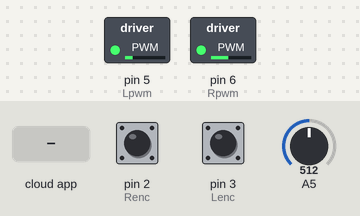
Bench run of a sketch on a simulated Arduino Uno, built with avr-gcc and run on an emulated ATmega328P. On the bench: switched loads named in the sketch (green lamp = pin HIGH). The inputs (shaded band) are chosen by the test bench; at power-on: pin 2 (Renc) HIGH, pin 3 (Lenc) HIGH, A5 = 512. The ROS host is connected and sends only what is stated.

Above: at 1.25 s.
1.3 s: the phone or cloud app sets control_effort to -100
At 2.86 s:
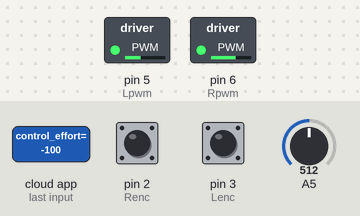
4.3 s: the phone or cloud app sets control_effort to 0
At 4.47 s:
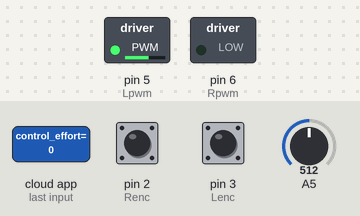
7.3 s: the phone or cloud app sets control_effort to 100
At 8.0 s:
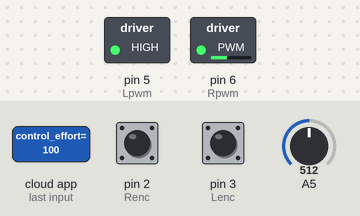
9.2 s: the phone or cloud app sets control_effort to -100
At 10.4 s:
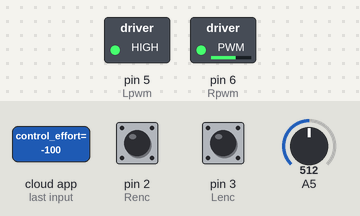
Timing chart, 0 to 11.7 s (numbered marks = the images above; inputs shaded):
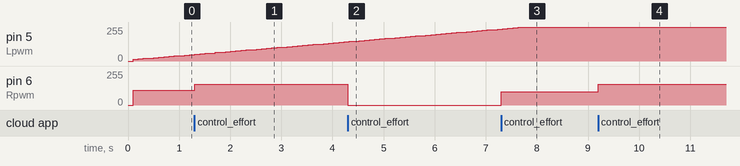

The sketch:

two_motors_ros_PID.ino
```cpp
#include <PID_v1.h>

#include<ros.h>
#include<geometry_msgs/Twist.h>
#include<std_msgs/Float64.h>

#define Renc 2
#define Lenc 3
#define Rpwm 6
#define Lpwm 5


std_msgs:: Float64 rspeed_msg;
std_msgs:: Float64 lspeed_msg;
std_msgs:: Float64 setpoint_msg;
std_msgs:: Float64 lpid_msg;
std_msgs:: Float64 rpid_msg;

std_msgs:: Float64 effort_msg;

int a=110;

void callback (const std_msgs::Float64 &effort_msg)
{
   a  = effort_msg.data;


  }

ros:: Subscriber<std_msgs::Float64> get_sped("control_effort", &callback);


ros:: Publisher right_motor("/state", &rspeed_msg);
ros:: Publisher left_motor("/motor_speeds/left_motor",&lspeed_msg);
ros::Publisher setpoint_pub("/setpoint",& setpoint_msg);


ros:: NodeHandle nd;


volatile unsigned long Rcounter =0, Lcounter =0; int RRPM =0, LRPM =0;
int dt = 100; double ppr = 640; // 20 * 32  --> double
double setpoint, rinput, loutput, kp = 0.06, kd = 0, ki = 0.2;
double routput, linput;
unsigned long prev_time = millis();
unsigned long new_time = millis();


PID right_mtr_ctrl (&rinput, &routput, &setpoint, kp, ki, kd, DIRECT);

PID left_mtr_ctrl (&linput, &loutput, &setpoint, kp, ki, kd, DIRECT);


void rencoder()
{

  Rcounter ++;

  }

void lencoder()
{

  Lcounter ++;

  }


void setup() {
  // put your setup code here, to run once:
pinMode(Renc,INPUT_PULLUP);pinMode(Lenc,INPUT_PULLUP);pinMode(Rpwm,OUTPUT);pinMode(Lpwm,OUTPUT);

attachInterrupt(digitalPinToInterrupt(2),rencoder,CHANGE);
attachInterrupt(digitalPinToInterrupt(3),rencoder,CHANGE);

//Serial.begin(57600);


 right_mtr_ctrl.SetMode(AUTOMATIC);
 left_mtr_ctrl.SetMode(AUTOMATIC);

nd.initNode();
nd.advertise(right_motor);
nd.advertise(left_motor);

nd.advertise(setpoint_pub);
 nd.subscribe(get_sped);


}

void loop() {
  // put your main code here, to run repeatedly:

new_time = millis();
if (new_time-prev_time >= dt)
{
  RRPM = Rcounter / ppr / (dt /1000.0) * 60.0;
  LRPM = Rcounter / ppr / (dt /1000.0) * 60.0;

int speed_reading = analogRead(A5);
setpoint = map(speed_reading,0,1023,0,320);

  rinput = RRPM; linput = LRPM;

 left_mtr_ctrl.Compute();

analogWrite(Rpwm,a);
analogWrite(Lpwm,loutput);
  /* Serial.print("setpoint is ");
     Serial.print(setpoint);
    Serial.print(" speed is:   ");
     Serial.print(RRPM);
      Serial.print(" pid is:   ");
       Serial.println(routput);
  Serial.print(" left pid is:   ");
       Serial.println(loutput);*/

rspeed_msg.data = RRPM;
lspeed_msg.data = LRPM;
setpoint_msg.data = setpoint;
rpid_msg.data = routput;
lpid_msg.data = loutput;

right_motor.publish(&rspeed_msg);
left_motor.publish(&lspeed_msg);

setpoint_pub.publish(&setpoint_msg);
Lcounter =0;
Rcounter = 0;


  }
nd.spinOnce();


}
```

Measured:
- after the input at 1.3 s, pin 6 (Rpwm): 110/255 → 156/255 at once
- after the input at 4.3 s, pin 6 (Rpwm): 156/255 → 0/255 at once
- after the input at 7.3 s, pin 6 (Rpwm): 0/255 → 100/255 at once
- after the input at 9.2 s, pin 6 (Rpwm): 100/255 → 156/255 at once
